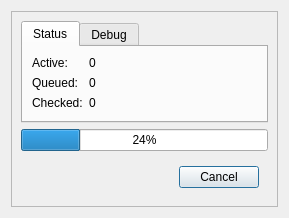
<?xml version="1.0" encoding="UTF-8"?>
<ui version="4.0">
 <class>ProgressDialog</class>
 <widget class="QDialog" name="ProgressDialog">
  <property name="windowModality">
   <enum>Qt::ApplicationModal</enum>
  </property>
  <property name="geometry">
   <rect>
    <x>0</x>
    <y>0</y>
    <width>289</width>
    <height>185</height>
   </rect>
  </property>
  <property name="windowTitle">
   <string>LinkChecker progress</string>
  </property>
  <layout class="QVBoxLayout" name="verticalLayout">
   <item>
    <widget class="QFrame" name="frame">
     <property name="frameShape">
      <enum>QFrame::StyledPanel</enum>
     </property>
     <property name="frameShadow">
      <enum>QFrame::Raised</enum>
     </property>
     <layout class="QVBoxLayout" name="verticalLayout_2">
      <item>
       <widget class="QTabWidget" name="tabWidget">
        <property name="currentIndex">
         <number>0</number>
        </property>
        <widget class="QWidget" name="tab">
         <attribute name="title">
          <string>Status</string>
         </attribute>
         <layout class="QFormLayout" name="formLayout">
          <property name="fieldGrowthPolicy">
           <enum>QFormLayout::ExpandingFieldsGrow</enum>
          </property>
          <item row="0" column="1">
           <widget class="QLabel" name="label_active">
            <property name="text">
             <string>0</string>
            </property>
           </widget>
          </item>
          <item row="1" column="0">
           <widget class="QLabel" name="label_2">
            <property name="text">
             <string>Queued:</string>
            </property>
            <property name="buddy">
             <cstring></cstring>
            </property>
           </widget>
          </item>
          <item row="1" column="1">
           <widget class="QLabel" name="label_queued">
            <property name="text">
             <string>0</string>
            </property>
           </widget>
          </item>
          <item row="2" column="0">
           <widget class="QLabel" name="label_3">
            <property name="text">
             <string>Checked:</string>
            </property>
           </widget>
          </item>
          <item row="2" column="1">
           <widget class="QLabel" name="label_checked">
            <property name="text">
             <string>0</string>
            </property>
           </widget>
          </item>
          <item row="0" column="0">
           <widget class="QLabel" name="label">
            <property name="text">
             <string>Active:</string>
            </property>
           </widget>
          </item>
         </layout>
        </widget>
        <widget class="QWidget" name="tab_2">
         <attribute name="title">
          <string>Debug</string>
         </attribute>
         <widget class="QScrollArea" name="scrollArea">
          <property name="geometry">
           <rect>
            <x>0</x>
            <y>0</y>
            <width>271</width>
            <height>71</height>
           </rect>
          </property>
          <property name="widgetResizable">
           <bool>true</bool>
          </property>
          <widget class="QWidget" name="scrollAreaWidgetContents">
           <property name="geometry">
            <rect>
             <x>0</x>
             <y>0</y>
             <width>265</width>
             <height>65</height>
            </rect>
           </property>
           <widget class="QTextBrowser" name="textBrowser">
            <property name="geometry">
             <rect>
              <x>0</x>
              <y>0</y>
              <width>271</width>
              <height>71</height>
             </rect>
            </property>
           </widget>
          </widget>
         </widget>
        </widget>
       </widget>
      </item>
      <item>
       <widget class="QProgressBar" name="progressBar">
        <property name="value">
         <number>24</number>
        </property>
       </widget>
      </item>
      <item>
       <widget class="QWidget" name="widget" native="true">
        <layout class="QHBoxLayout" name="horizontalLayout">
         <item>
          <widget class="QLabel" name="cancelLabel">
           <property name="text">
            <string/>
           </property>
           <property name="buddy">
            <cstring>cancelButton</cstring>
           </property>
          </widget>
         </item>
         <item>
          <widget class="QPushButton" name="cancelButton">
           <property name="sizePolicy">
            <sizepolicy hsizetype="Fixed" vsizetype="Fixed">
             <horstretch>0</horstretch>
             <verstretch>0</verstretch>
            </sizepolicy>
           </property>
           <property name="text">
            <string>Cancel</string>
           </property>
          </widget>
         </item>
        </layout>
       </widget>
      </item>
     </layout>
    </widget>
   </item>
  </layout>
 </widget>
 <resources/>
 <connections/>
</ui>
